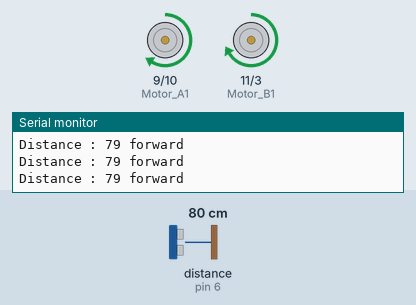
A sketch run on a simulated Arduino Uno, built with avr-gcc and run on an emulated ATmega328P. On the bench: motor-driver pin pairs drawn as motors (green arrow = first pin HIGH = forward, orange = second pin HIGH = backward, longer = more drive), the last lines printed to the serial monitor. Wiring (inferred from the names in the program): ultrasonic range finder: trigger pin 5; echo pin 6. Inputs (shaded band) come from the test bench; at power-on: distance to the obstacle (sensor on pin 6) 80 cm. The echo pulse lasts 58.3 µs per cm; random numbers use the default seed unless the sketch sets one.

Above: at 1.2 s.
1.3 s: distance to the obstacle (sensor on pin 6) set to 23 cm
4.3 s: distance to the obstacle (sensor on pin 6) set to 19 cm
At 4.47 s:
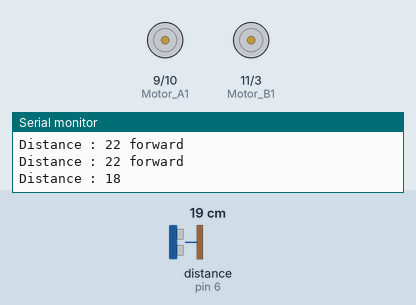
At 5.12 s:
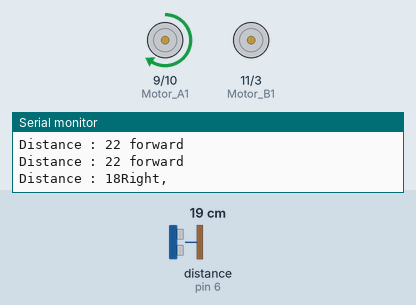
7.3 s: distance to the obstacle (sensor on pin 6) set to 60 cm
8.8 s: distance to the obstacle (sensor on pin 6) set to 2 cm
At 9.62 s:
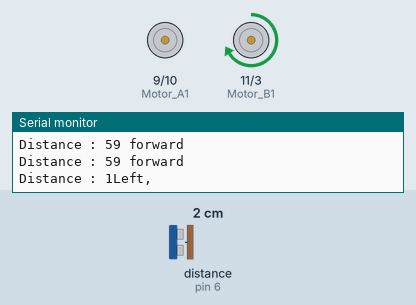
Timing chart, 0 to 12.8 s (numbered marks = the images above; inputs shaded):
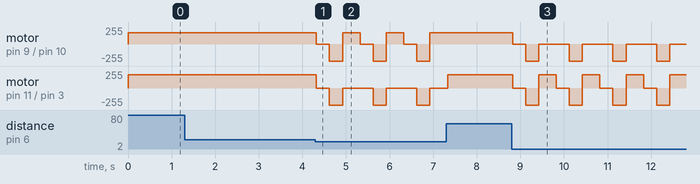

Measured:
- the behaviour switches between 21 and 20 cm on distance to the obstacle (sensor on pin 6) (found by bisection; images 0 and 1)
- after the input at 4.3 s, motor on pin 9 (Motor_A1) / pin 10 (Motor_A2): forward 170/255 → stopped at once, then repeats every 1.0 s: backward 255/255 0.30 s, forward 170/255 0.40 s, stopped 0.30 s; motor on pin 11 (Motor_B1) / pin 3 (Motor_B2): forward 200/255 → stopped at once, then repeats every 1.0 s: backward 255/255 0.30 s, stopped 0.70 s
- after the input at 8.8 s, motor on pin 9 (Motor_A1) / pin 10 (Motor_A2): forward 170/255 → stopped at once, then repeats every 1.0 s: backward 255/255 0.30 s, stopped 0.70 s; motor on pin 11 (Motor_B1) / pin 3 (Motor_B2): forward 200/255 → stopped at once, then repeats every 1.0 s: backward 255/255 0.30 s, forward 200/255 0.40 s, stopped 0.30 s

The sketch:

auto_car_pwm.ino
```cpp
//아두이노 나노 -초음파센서(HC-SR04)
//초음파센서로 거리 측정중 장애물과 거리가 20cm 이내면 1초 정지 후
//랜덤으로 좌회전 또는 우회전 하고 다시 전진

//모터 PIN 설정
#define Motor_A1 9 //왼쪽 바퀴_빨
#define Motor_A2 10 //왼쪽 바퀴_검
#define Motor_B1 11 //오른쪽 바퀴_검
#define Motor_B2 3 //오른쪽 바퀴_빨

//초음파 센서 PIN 설정
#define IR_TRIG 5 //TRIG 핀 설정 (초음파 보내는 핀)
#define IR_ECHO 6 //ECHO 핀 설정 (반사된 초음파 받는 핀)

long duration = 0;
int Lspeed = 170; // 좌측 모터 속도
int Rspeed = 200; // 우측 모터 속도

void setup() {
  Serial.begin(9600);   //시리얼모니터

  //모터 핀모드 설정
  pinMode(Motor_A1, OUTPUT);  // D9
  pinMode(Motor_A2, OUTPUT);  // D3
  pinMode(Motor_B1, OUTPUT);  // D10
  pinMode(Motor_B2, OUTPUT);  // D11

  //초음파 센서 핀모드 설정
  pinMode(IR_TRIG, OUTPUT);
  pinMode(IR_ECHO, INPUT);
}

void loop() {
  digitalWrite(IR_TRIG, HIGH);
  delayMicroseconds(10);
  digitalWrite(IR_TRIG, LOW);

  // echoPin 이 HIGH를 유지한 시간
  duration = pulseIn(IR_ECHO, HIGH);
  // HIGH 였을 때 시간(초음파가 보냈다가 다시 들어온 시간)을 가지고 거리를 계산 한다.
  // 340은 초당 초음파(소리)의 속도, 10000은 밀리세컨드를 세컨드로, 왕복거리이므로 2로 나눠주면 거리가 cm 로 나옴
  //distance = ((float)(340 * duration) / 10000) / 2;
  long distance = ( duration * 340 ) / 2 / 10000;

  Serial.print("\nDistance : ");
  Serial.print(distance);

  if (distance < 20) {        //장애물 감지 (20cm 이내)
      analogWrite(Motor_A1, 0);
      digitalWrite(Motor_A2, 0);
      digitalWrite(Motor_B1, 0);
      digitalWrite(Motor_B2, 0);
      delay(300);
      digitalWrite(Motor_A1, 0);
      digitalWrite(Motor_A2, Lspeed);
      digitalWrite(Motor_B1, 0);
      digitalWrite(Motor_B2, Rspeed);
      delay(300);

    int rnd = random(0, 2);  //장애물 감지시 좌/우회전 랜덤처리
    if (rnd == 0) {
      Serial.print("Left, ");
      analogWrite(Motor_A1, 0);
      analogWrite(Motor_A2, 0);
      analogWrite(Motor_B1, Rspeed);
      analogWrite(Motor_B2, 0);
      delay(400);
    }
    else {
      Serial.print("Right, ");
      analogWrite(Motor_A1, Lspeed);
      analogWrite(Motor_A2, 0);
      analogWrite(Motor_B1, 0);
      analogWrite(Motor_B2, 0);
      delay(400);
    }
  }
  else {        //장애물 없음
    Serial.println(" forward");
    analogWrite(Motor_A1, Lspeed);
    analogWrite(Motor_A2, 0);
    analogWrite(Motor_B1, Rspeed);
    analogWrite(Motor_B2, 0);
  }
}
```
